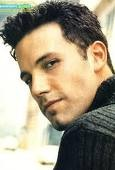
#> input picture FaceDetect/faces/train/Ben Afflek/1.jpg, 115 x 170 px, given in place of the camera
$ jupyter execute --allow-errors 00_basic.ipynb   (text cells are left out)
#> lines starting #> are read from the running program, lines starting #| are printed output that depends on the picture
[cell 1]
import cv2 as cv

print(cv.getVersionString())

img = cv.imread("opencv_logo.jpg")

#> (the rest of this cell did not finish here and is left out)

[cell 2]
import cv2 as cv

img = cv.imread("opencv_logo.jpg")

#> (the rest of this cell did not finish here and is left out)

[cell 3]
import cv2 as cv

img = cv.imread("opencv_logo.jpg")

#> (the rest of this cell did not finish here and is left out)

[cell 4]
import cv2 as cv
import numpy as np

#生成图像h,w = (300, 500),3通道，数据类型位整型八位
img = np.zeros([300, 500, 3], dtype=np.uint8)

#绘制线条，参数分别为起始位置(w,h)、终点位置、颜色、线宽
cv.line(img, (100,250), (220,280),(222,0,0), 2)

#绘制矩形
cv.rectangle(img, (50,50),(120,150),(0,234,0),2)
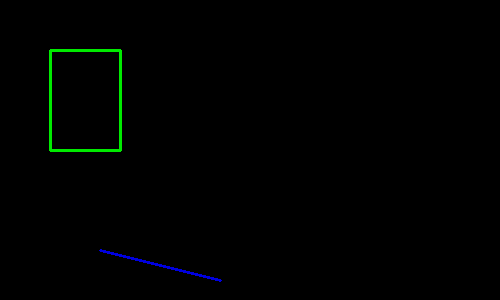
#> img: shape (300, 500, 3); mean of channels 0, 1, 2 0.5, 1.6, 0; drawn as B, G, R

#绘制圆
cv.circle(img, (400, 150), 20, (255, 0, 255), 1)

#绘制文本
cv.putText(img, "hello", (150,100),0,1,(255,244,234),2,1)
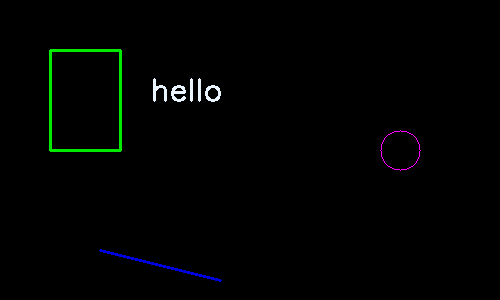
#> img: shape (300, 500, 3); mean of channels 0, 1, 2 1.6, 2.5, 1; drawn as B, G, R

cv.imshow("img", img)

cv.waitKey()

[cell 5]
import cv2 as cv

img = cv.imread("plane.jpg")

#> (the rest of this cell did not finish here and is left out)

[cell 6]
import cv2 as cv

img = cv.imread("opencv_logo.jpg")

#> (the rest of this cell did not finish here and is left out)

[cell 7]
import cv2 as cv
import numpy as np

img = cv.imread("poker.jpg")
#> (the rest of this cell did not finish here and is left out)

[cell 8]
import cv2 as cv

gray = cv.imread("opencv_logo.jpg", cv.IMREAD_GRAYSCALE)

#> (the rest of this cell did not finish here and is left out)

[cell 9]
import cv2 as cv

gray = cv.imread("bookpage.jpg", cv.IMREAD_GRAYSCALE)
ret, binary = cv.threshold(gray, 10,255, cv.THRESH_BINARY)
#> (the rest of this cell did not finish here and is left out)

[cell 10]
import cv2 as cv

gray = cv.imread("opencv_logo.jpg", cv.IMREAD_GRAYSCALE)

_, binary = cv.threshold(gray,200,255,cv.THRESH_BINARY_INV)
kernel = np.ones((5,5), np.uint8)

#> (the rest of this cell did not finish here and is left out)

[cell 11]
import cv2 as cv
capture = cv.VideoCapture(0)

while True:
    ret, frame = capture.read()
#> frame is the input picture: shape (170, 115, 3); mean B, G, R 130.9, 151.7, 161.1
    cv.imshow("camera", frame)
    key = cv.waitKey(1)
#> (key q is pressed here)
    if key != -1:
        break

capture.release()
cv.destroyAllWindows()

if False:
    capture = cv.VideoCapture("kitten.mp4")

    while True:
        isTrue, frame = capture.read()

        if isTrue:
            cv.imshow("Videos", frame)

        key = cv.waitKey(40)

        if (key == ord('q')):
            break

    capture.release()
    cv.destroyAllWindows()
